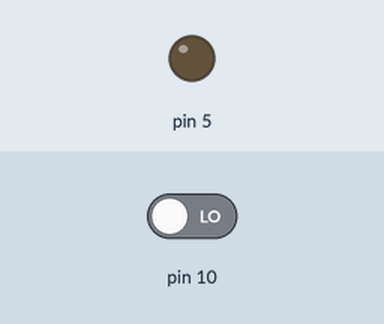
Recording of a sketch running on a simulated Arduino Uno, built with avr-gcc and run on an emulated ATmega328P. On the bench: output pins drawn as LEDs (lit = HIGH). Inputs (shaded band) come from the test bench; at power-on: pin 10 LOW. What the sketch prints to the serial monitor is not drawn.

Above: at 1.2 s.
1.3 s: pin 10 driven HIGH
At 1.6 s:
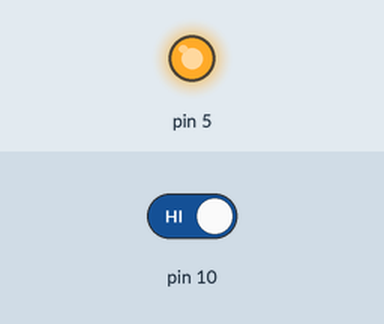
Timing chart, 0 to 4.3 s (numbered marks = the images above; inputs shaded):
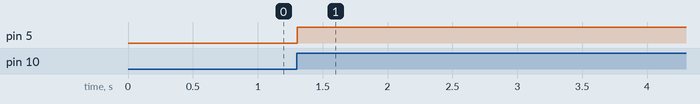

The sketch:

P10_the_one_with_light_on_off_switch.ino
```cpp
int lp=1;
int np;
int light=0;
void setup() {
  // put your setup code here, to run once:
pinMode(10, INPUT);
pinMode(5, OUTPUT);
Serial.begin(9600);
}

void loop() {
  // put your main code here, to run repeatedly:
np=digitalRead(10);
Serial.println(np);
if(np>lp){
  if(light==0){
    digitalWrite(5, 1);
    light=1;
  }
  else if (light==1) {
    digitalWrite(5,0);
    light=0;
  }
}
lp=np;
}
```

Measured:
- after the input at 1.3 s, pin 5: LOW → HIGH at once
